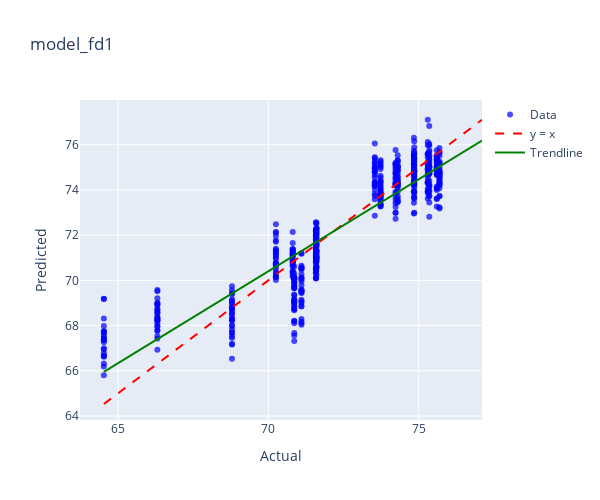
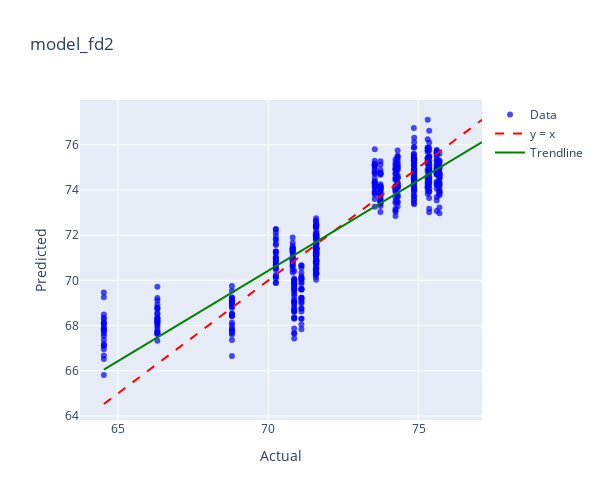
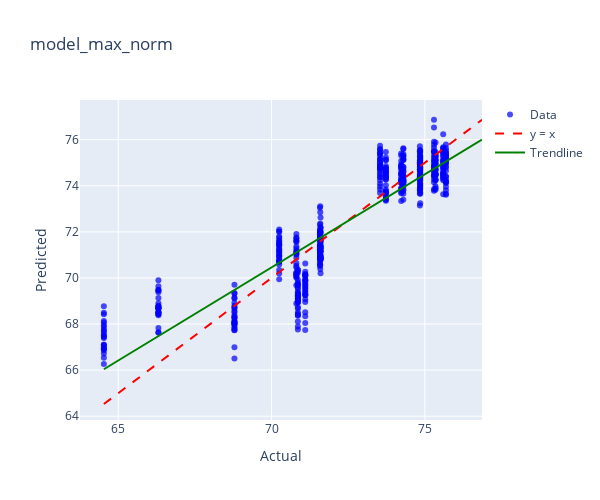
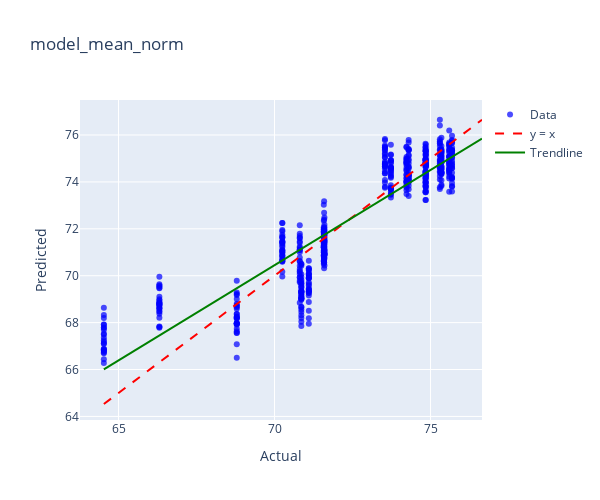

These figures' notebook cell, in order:
### Code cell
model_dict = {
    'model_fd1': (model_fd1, lemak_fd1),
    'model_fd2': (model_fd2, lemak_fd2),
    'model_max_norm': (model_max_norm, lemak_max_norm),
    'model_mean_norm': (model_mean_norm, lemak_mean_norm),
    'model_msc': (model_msc, lemak_msc),
    'model_ori': (model_ori, lemak_ori),
    'model_range_norm': (model_range_norm, lemak_range_norm),
    'model_sg1': (model_sg1, lemak_sg1),
    'model_sg2': (model_sg2, lemak_sg2),
    'model_snv': (model_snv, lemak_snv),
}

for name, (model, data) in model_dict.items():
    print(f"Plotting for {name}")
    plot_actual_vs_predicted_plotly(model, data, 'LEMAK',name)

### Figure 1 — Plotly figure (JSON) as saved in the notebook; plotly's stock layout.template omitted (floating-point values rounded to 4 significant figures; data arrays with more than 128 entries replaced by an {"elided": "..."} marker saying what was removed)
{"data": [{"hovertemplate": "Index: %{text}<br>Actual: %{x}<br>Predicted: %{y}<extra></extra>", "marker": {"color": "blue", "opacity": 0.7, "size": 6}, "mode": "markers", "name": "Data", "text": {"elided": "578 str values"}, "type": "scatter", "x": {"elided": "578 float values"}, "y": {"elided": "578 float values"}}, {"line": {"color": "red", "dash": "dash"}, "mode": "lines", "name": "y = x", "type": "scatter", "x": [64.53, 77.1], "y": [64.53, 77.1]}, {"line": {"color": "green", "width": 2}, "mode": "lines", "name": "Trendline", "type": "scatter", "x": [64.53, 77.1], "y": [65.95, 76.18]}], "layout": {"height": 500, "title": {"text": "model_fd1"}, "width": 600, "xaxis": {"title": {"text": "Actual"}}, "yaxis": {"title": {"text": "Predicted"}}}}

### Figure 2 — Plotly figure (JSON) as saved in the notebook; plotly's stock layout.template omitted (floating-point values rounded to 4 significant figures; data arrays with more than 128 entries replaced by an {"elided": "..."} marker saying what was removed)
{"data": [{"hovertemplate": "Index: %{text}<br>Actual: %{x}<br>Predicted: %{y}<extra></extra>", "marker": {"color": "blue", "opacity": 0.7, "size": 6}, "mode": "markers", "name": "Data", "text": {"elided": "578 str values"}, "type": "scatter", "x": {"elided": "578 float values"}, "y": {"elided": "578 float values"}}, {"line": {"color": "red", "dash": "dash"}, "mode": "lines", "name": "y = x", "type": "scatter", "x": [64.53, 77.11], "y": [64.53, 77.11]}, {"line": {"color": "green", "width": 2}, "mode": "lines", "name": "Trendline", "type": "scatter", "x": [64.53, 77.11], "y": [66.05, 76.12]}], "layout": {"height": 500, "title": {"text": "model_fd2"}, "width": 600, "xaxis": {"title": {"text": "Actual"}}, "yaxis": {"title": {"text": "Predicted"}}}}

### Figure 3 — Plotly figure (JSON) as saved in the notebook; plotly's stock layout.template omitted (floating-point values rounded to 4 significant figures; data arrays with more than 128 entries replaced by an {"elided": "..."} marker saying what was removed)
{"data": [{"hovertemplate": "Index: %{text}<br>Actual: %{x}<br>Predicted: %{y}<extra></extra>", "marker": {"color": "blue", "opacity": 0.7, "size": 6}, "mode": "markers", "name": "Data", "text": {"elided": "578 str values"}, "type": "scatter", "x": {"elided": "578 float values"}, "y": {"elided": "578 float values"}}, {"line": {"color": "red", "dash": "dash"}, "mode": "lines", "name": "y = x", "type": "scatter", "x": [64.53, 76.87], "y": [64.53, 76.87]}, {"line": {"color": "green", "width": 2}, "mode": "lines", "name": "Trendline", "type": "scatter", "x": [64.53, 76.87], "y": [66.04, 76.0]}], "layout": {"height": 500, "title": {"text": "model_max_norm"}, "width": 600, "xaxis": {"title": {"text": "Actual"}}, "yaxis": {"title": {"text": "Predicted"}}}}

### Figure 4 — Plotly figure (JSON) as saved in the notebook; plotly's stock layout.template omitted (floating-point values rounded to 4 significant figures; data arrays with more than 128 entries replaced by an {"elided": "..."} marker saying what was removed)
{"data": [{"hovertemplate": "Index: %{text}<br>Actual: %{x}<br>Predicted: %{y}<extra></extra>", "marker": {"color": "blue", "opacity": 0.7, "size": 6}, "mode": "markers", "name": "Data", "text": {"elided": "578 str values"}, "type": "scatter", "x": {"elided": "578 float values"}, "y": {"elided": "578 float values"}}, {"line": {"color": "red", "dash": "dash"}, "mode": "lines", "name": "y = x", "type": "scatter", "x": [64.53, 76.65], "y": [64.53, 76.65]}, {"line": {"color": "green", "width": 2}, "mode": "lines", "name": "Trendline", "type": "scatter", "x": [64.53, 76.65], "y": [66.01, 75.85]}], "layout": {"height": 500, "title": {"text": "model_mean_norm"}, "width": 600, "xaxis": {"title": {"text": "Actual"}}, "yaxis": {"title": {"text": "Predicted"}}}}
